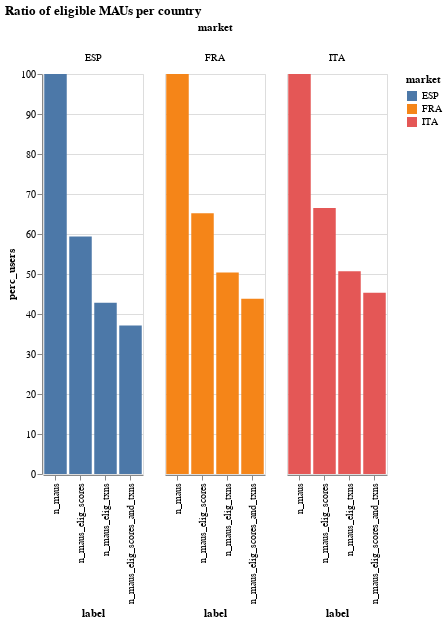

Write notebook code for a chart like this one.
### Code cell
af.column_multi(
    grouped_users_df, "market:N", "label:N", "perc_users:Q", "market:N", 100, 400, "x"
).properties(title="Ratio of eligible MAUs per country")

### Figure 1 — Vega-Lite specification as saved in the notebook (floating-point values rounded to 4 significant figures)
{"config": {"view": {"continuousWidth": 400, "continuousHeight": 300}}, "data": {"name": "data-1d78c5324a59a089469a5d15dc09593f"}, "mark": "bar", "encoding": {"color": {"type": "nominal", "field": "market"}, "column": {"type": "nominal", "field": "market"}, "tooltip": {"type": "quantitative", "field": "perc_users"}, "x": {"type": "nominal", "field": "label", "sort": "x"}, "y": {"type": "quantitative", "field": "perc_users"}}, "height": 400, "title": "Ratio of eligible MAUs per country", "width": 100, "$schema": "https://vega.github.io/schema/vega-lite/v4.8.1.json", "datasets": {"data-1d78c5324a59a089469a5d15dc09593f": [{"market": "FRA       ", "label": " n_maus", "n_users_k": 650.4, "n_maus_k": 650.4, "perc_users": 100.0}, {"market": "ITA       ", "label": " n_maus", "n_users_k": 351.5, "n_maus_k": 351.5, "perc_users": 100.0}, {"market": "ESP       ", "label": " n_maus", "n_users_k": 185.2, "n_maus_k": 185.2, "perc_users": 100.0}, {"market": "FRA       ", "label": " n_maus_elig_txns", "n_users_k": 327.5, "n_maus_k": 650.4, "perc_users": 50.4}, {"market": "ITA       ", "label": " n_maus_elig_txns", "n_users_k": 178.3, "n_maus_k": 351.5, "perc_users": 50.7}, {"market": "ESP       ", "label": " n_maus_elig_txns", "n_users_k": 79.3, "n_maus_k": 185.2, "perc_users": 42.8}, {"market": "FRA       ", "label": " n_maus_elig_scores", "n_users_k": 423.9, "n_maus_k": 650.4, "perc_users": 65.2}, {"market": "ITA       ", "label": " n_maus_elig_scores", "n_users_k": 233.6, "n_maus_k": 351.5, "perc_users": 66.5}, {"market": "ESP       ", "label": " n_maus_elig_scores", "n_users_k": 110.0, "n_maus_k": 185.2, "perc_users": 59.4}, {"market": "FRA       ", "label": "n_maus_elig_scores_and_txns", "n_users_k": 285.1, "n_maus_k": 650.4, "perc_users": 43.8}, {"market": "ITA       ", "label": "n_maus_elig_scores_and_txns", "n_users_k": 159.1, "n_maus_k": 351.5, "perc_users": 45.3}, {"market": "ESP       ", "label": "n_maus_elig_scores_and_txns", "n_users_k": 68.7, "n_maus_k": 185.2, "perc_users": 37.1}]}}
